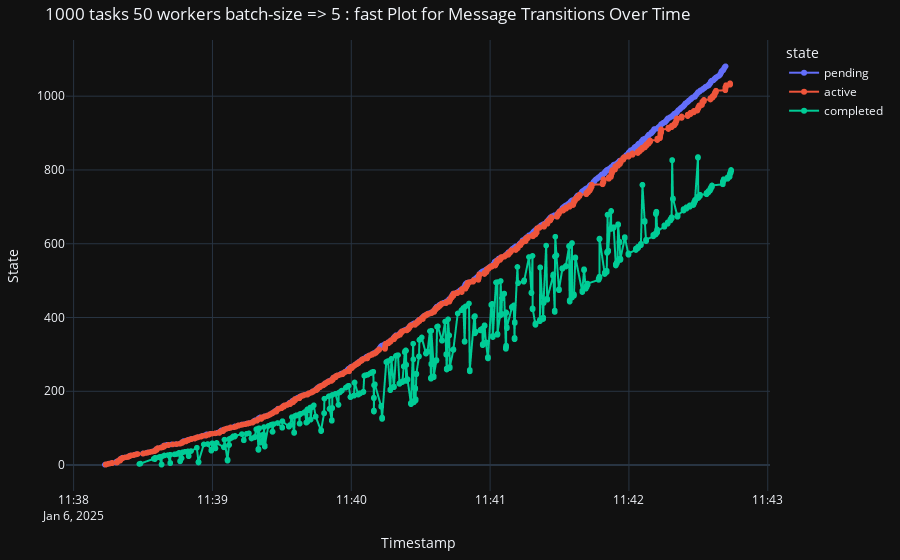
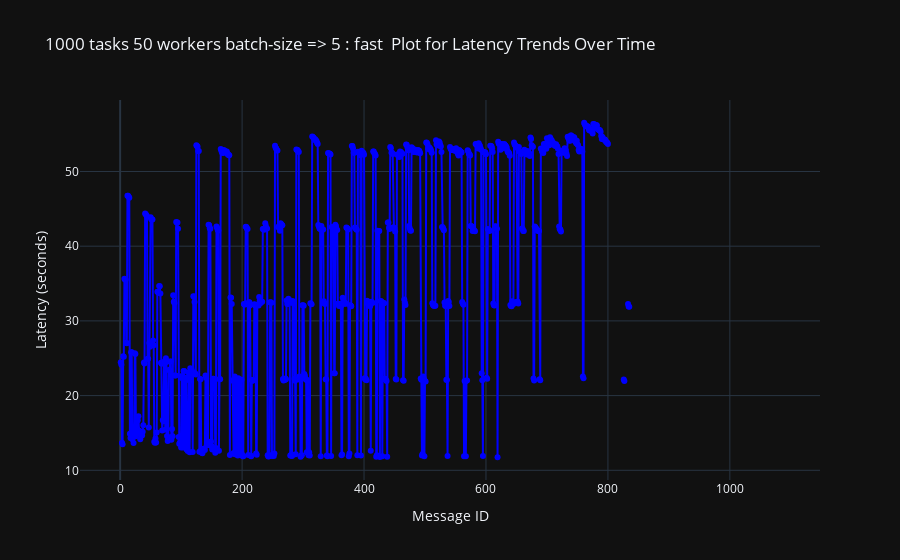
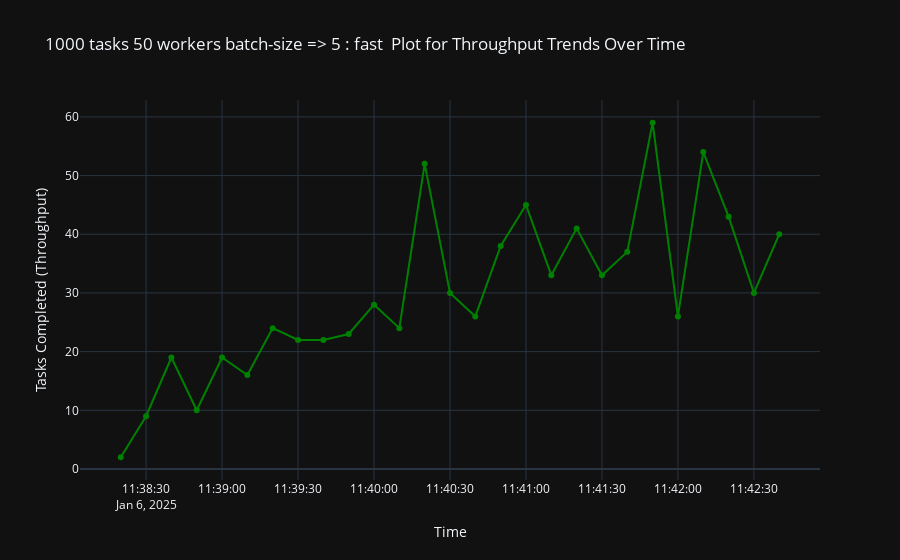

These figures' notebook cell, in order:
### Code cell
def analyze_lentency(logs,desc):
  latency_df = calculate_latency_per_messages(logs)
  # print(latency_df)
  # plot_latency_distribution(latency_df)
  plot_latency_trends(latency_df,desc)
  

def analyze_throughtput(logs,desc):
  throughput_df = calculate_throughput(logs)
  # print(throughput_df)
  plot_throughput_trends(throughput_df,desc)
  


exps = [
  
  # ("10 tasks 2 workers batch-size => 5 : slow ","gs://cameltrain-sight/doing_mq_analysis/2024-12-20T09:00:43.541533.json"),
  # ("50 tasks 2 workers batch-size => 5 : slow ","gs://cameltrain-sight/doing_mq_analysis/2024-12-23T15:15:49.032019.json"),
  # ("100 tasks 2 workers batch-size => 5 : slow ","gs://cameltrain-sight/doing_mq_analysis/2024-12-23T19:26:50.355211.json"),
  # ("500 tasks 2 workers batch-size => 5 : slow ","gs://cameltrain-sight/doing_mq_analysis/2024-12-22T15:48:18.956719.json"),
  
  # ("50 tasks 4 workers batch-size => 5 : slow ","gs://cameltrain-sight/doing_mq_analysis/2024-12-27T09:26:30.675248.json"),
  # ("100 tasks 4 workers batch-size => 5 : slow ","gs://cameltrain-sight/doing_mq_analysis/2024-12-27T15:29:03.534160.json"),
  # ("500 tasks 4 workers batch-size => 5 : slow ","gs://cameltrain-sight/doing_mq_analysis/2024-12-22T15:48:18.956719.json"),
  
  
  # ("10 tasks 1 workers batch-size => 1 : fast ","gs://cameltrain-sight/doing_mq_analysis/2025-01-04T19:48:06.083435.json"),
  
  # ("10 tasks 2 workers batch-size => 5 : fast ","gs://cameltrain-sight/doing_mq_analysis/2024-12-31T09:40:23.962527.json"),
  # ("50 tasks 2 workers batch-size => 5 : fast ","gs://cameltrain-sight/doing_mq_analysis/2024-12-31T10:27:32.520731.json"),
  # ("100 tasks 2 workers batch-size => 5 : fast ","gs://cameltrain-sight/doing_mq_analysis/2024-12-31T10:52:02.779873.json"),
  # ("500 tasks 2 workers batch-size => 5 : fast ","gs://cameltrain-sight/doing_mq_analysis/2024-12-31T12:06:54.093683.json"), 
  
  # ("50 tasks 4 workers batch-size => 5 : fast ","gs://cameltrain-sight/doing_mq_analysis/2024-12-31T08:09:08.847832.json"), 
  # ("100 tasks 4 workers batch-size => 5 : fast ","gs://cameltrain-sight/doing_mq_analysis/2024-12-31T09:08:46.723731.json"), 
  # ("500 tasks 4 workers batch-size => 5 : fast ","gs://cameltrain-sight/doing_mq_analysis/2024-12-31T12:06:54.093683.json"),

  # # more workers

  # ("200 tasks 20 workers batch-size => 5 : fast ","gs://cameltrain-sight/doing_mq_analysis/2025-01-05T19:21:16.802607.json"),
  # ("50 tasks 25 workers batch-size => 5 : fast ","gs://cameltrain-sight/doing_mq_analysis/2025-01-05T19:34:17.502357.json"),
  
  ("1000 tasks 50 workers batch-size => 5 : fast ","gs://cameltrain-sight/doing_mq_analysis/2025-01-06T11:42:44.340375.json")
  # ('ok',"gs://cameltrain-sight/doing_mq_analysis/2025-01-08T16:14:33.056443.json")
]


for (desc,uri) in exps:
  logsx = read_logs_from_gs_uri(gs_uri = uri )
  analyze_message_flow(logsx,desc)
  analyze_lentency(logsx,desc)
  analyze_throughtput(logsx,desc)

### Figure 1 — Plotly figure (JSON) as saved in the notebook; plotly's stock layout.template omitted (floating-point values rounded to 4 significant figures; data arrays with more than 128 entries replaced by an {"elided": "..."} marker saying what was removed)
{"data": [{"hovertemplate": "state=pending<br>Time=%{x}<br>message_id=%{y}<extra></extra>", "legendgroup": "pending", "line": {"color": "#636efa", "dash": "solid"}, "marker": {"symbol": "circle"}, "mode": "lines+markers", "name": "pending", "showlegend": true, "type": "scattergl", "x": {"elided": "1081 str values"}, "xaxis": "x", "y": {"elided": "1081 int values"}, "yaxis": "y"}, {"hovertemplate": "state=active<br>Time=%{x}<br>message_id=%{y}<extra></extra>", "legendgroup": "active", "line": {"color": "#EF553B", "dash": "solid"}, "marker": {"symbol": "circle"}, "mode": "lines+markers", "name": "active", "showlegend": true, "type": "scattergl", "x": {"elided": "1035 str values"}, "xaxis": "x", "y": {"elided": "1035 int values"}, "yaxis": "y"}, {"hovertemplate": "state=completed<br>Time=%{x}<br>message_id=%{y}<extra></extra>", "legendgroup": "completed", "line": {"color": "#00cc96", "dash": "solid"}, "marker": {"symbol": "circle"}, "mode": "lines+markers", "name": "completed", "showlegend": true, "type": "scattergl", "x": {"elided": "805 str values"}, "xaxis": "x", "y": {"elided": "805 int values"}, "yaxis": "y"}], "layout": {"hovermode": "closest", "legend": {"title": {"text": "state"}, "tracegroupgap": 0}, "margin": {"b": 40, "l": 40, "r": 40, "t": 40}, "title": {"text": "1000 tasks 50 workers batch-size => 5 : fast Plot for Message Transitions Over Time"}, "xaxis": {"anchor": "y", "domain": [0, 1], "showgrid": true, "title": {"text": "Timestamp"}}, "yaxis": {"anchor": "x", "domain": [0, 1], "showgrid": true, "title": {"text": "State"}}}}

### Figure 2 — Plotly figure (JSON) as saved in the notebook; plotly's stock layout.template omitted (floating-point values rounded to 4 significant figures; data arrays with more than 128 entries replaced by an {"elided": "..."} marker saying what was removed)
{"data": [{"line": {"color": "blue"}, "marker": {"color": "blue"}, "mode": "lines+markers", "name": "Latency", "type": "scatter", "x": {"elided": "1081 int values"}, "y": {"elided": "1081 float values"}}], "layout": {"legend": {"title": {"text": "Legend"}}, "title": {"text": "1000 tasks 50 workers batch-size => 5 : fast  Plot for Latency Trends Over Time"}, "xaxis": {"showgrid": true, "title": {"text": "Message ID"}}, "yaxis": {"showgrid": true, "title": {"text": "Latency (seconds)"}}}}

### Figure 3 — Plotly figure (JSON) as saved in the notebook; plotly's stock layout.template omitted (floating-point values rounded to 4 significant figures)
{"data": [{"line": {"color": "green"}, "marker": {"color": "green"}, "mode": "lines+markers", "name": "Throughput", "type": "scatter", "x": ["2025-01-06T11:38:20", "2025-01-06T11:38:30", "2025-01-06T11:38:40", "2025-01-06T11:38:50", "2025-01-06T11:39:00", "2025-01-06T11:39:10", "2025-01-06T11:39:20", "2025-01-06T11:39:30", "2025-01-06T11:39:40", "2025-01-06T11:39:50", "2025-01-06T11:40:00", "2025-01-06T11:40:10", "2025-01-06T11:40:20", "2025-01-06T11:40:30", "2025-01-06T11:40:40", "2025-01-06T11:40:50", "2025-01-06T11:41:00", "2025-01-06T11:41:10", "2025-01-06T11:41:20", "2025-01-06T11:41:30", "2025-01-06T11:41:40", "2025-01-06T11:41:50", "2025-01-06T11:42:00", "2025-01-06T11:42:10", "2025-01-06T11:42:20", "2025-01-06T11:42:30", "2025-01-06T11:42:40"], "y": [2, 9, 19, 10, 19, 16, 24, 22, 22, 23, 28, 24, 52, 30, 26, 38, 45, 33, 41, 33, 37, 59, 26, 54, 43, 30, 40]}], "layout": {"legend": {"title": {"text": "Legend"}}, "title": {"text": "1000 tasks 50 workers batch-size => 5 : fast  Plot for Throughput Trends Over Time"}, "xaxis": {"showgrid": true, "title": {"text": "Time"}}, "yaxis": {"showgrid": true, "title": {"text": "Tasks Completed (Throughput)"}}}}
